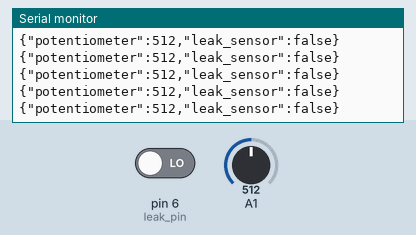
This sketch was run on a simulated Arduino Uno, built for the host (arithmetic inside an expression is 32-bit, double 64-bit). Shown: the last lines printed to the serial monitor. The test bench sets the inputs (shaded band); at power-on: pin 6 (leak_pin) LOW, A1 = 512.

Above: at 1.2 s.
1.3 s: pin 6 (leak_pin) driven HIGH
At 1.31 s:
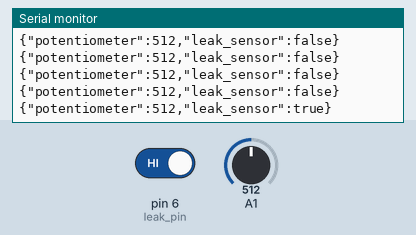
3.2 s: A1 set to 716
At 3.22 s:
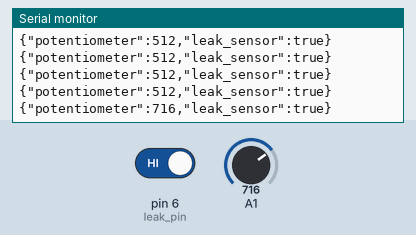
4.7 s: A1 set to 900
At 4.72 s:
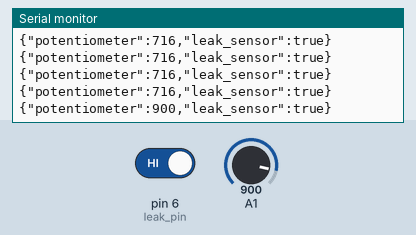
6.2 s: pin 6 (leak_pin) driven LOW
At 6.23 s:
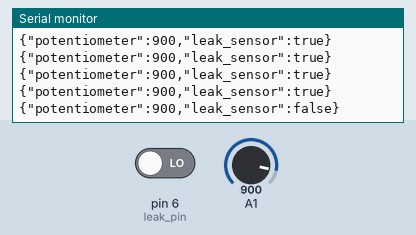
Timing chart, 0 to 8.7 s (numbered marks = the images above; inputs shaded):
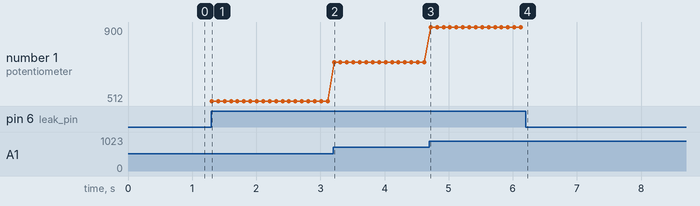

Measured:
- after the input at 1.3 s, the serial monitor: prints a new line at once (image 1)
- after the input at 3.2 s, the serial monitor: prints a new line at once (image 2)
- after the input at 4.7 s, the serial monitor: prints a new line at once (image 3)
- after the input at 6.2 s, the serial monitor: prints a new line at once (image 4)
- plotted number 1: 512 → 716 after the input at 3.2 s, 716 → 900 after the input at 4.7 s

The sketch:

sensor_test.ino
```cpp
#include <ArduinoJson.h>
#include <stdbool.h>

int leak_pin = 6; // digital pin for leak sensor
bool leak = false;

void setup() {
    pinMode(leak_pin, INPUT);
    Serial.begin(115200);
}

char sensor_json_string[128];

void loop() {
    StaticJsonDocument<128> sensor_json_doc;

    leak = digitalRead(leak_pin);

    sensor_json_doc["potentiometer"] = analogRead(1);
    sensor_json_doc["leak_sensor"] = leak;
    serializeJson(sensor_json_doc, sensor_json_string);
    Serial.println(sensor_json_string);

    delay(100);
}
```
